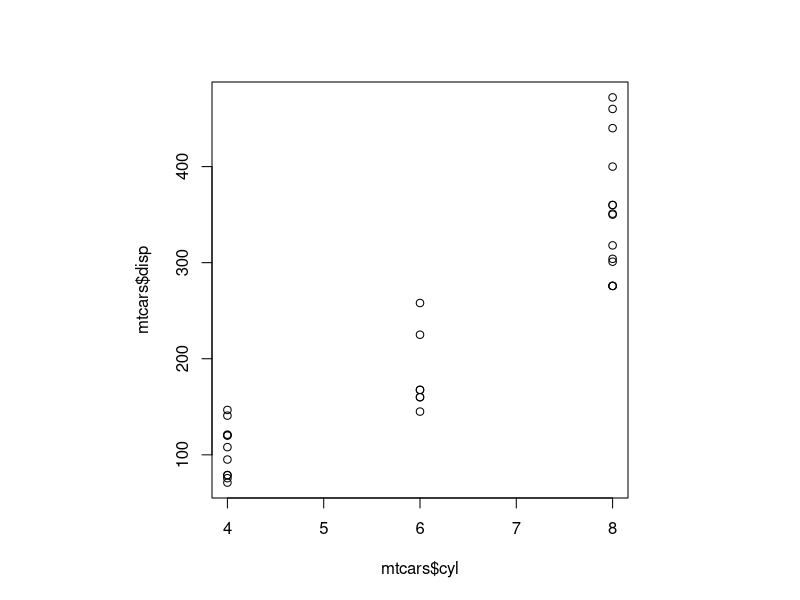

Reproduce this figure in R.
## ---- chunk 1
#| label: tbl-1
#| tbl-cap: Mtcars table.
#| echo: false

knitr::kable(mtcars[1:3, 1:3])
## ---- chunk 2
#| label: fig-1
#| fig-cap: Mtcars figure.
#| fig-width: 8
#| fig-height: 3
#| echo: false

par(pty = "s")
plot(mtcars$cyl, mtcars$disp)
